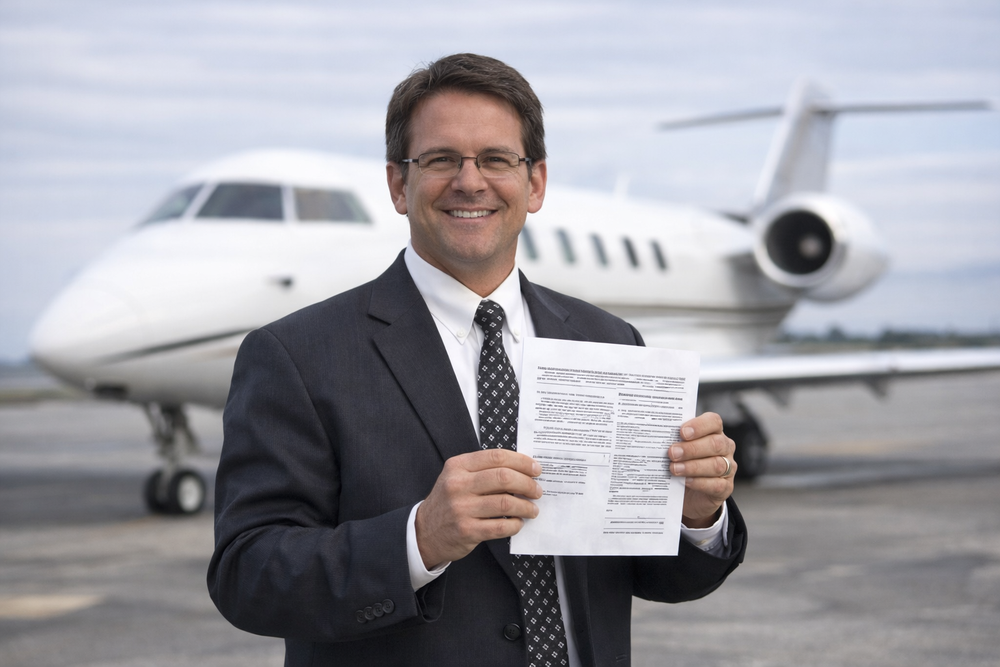
#> input picture cva exps/test.jpg.png, 1000 x 667 px, shrunk from 1536 x 1024 before the run
$ python forgery_detection.py --image test.jpg.png
#> lines starting #> are read from the running program, lines starting #| are printed output that depends on the picture; after the words box and inside, x2 and y2 are one past the last pixel; in counts of white or black regions, pixels touching at a corner belong together
import argparse
from collections import deque
from pathlib import Path

import matplotlib.pyplot as plt
import numpy as np
from PIL import Image, ImageDraw


# -----------------------------
# Image Loading and Conversion
# -----------------------------
def load_image(image_path: str) -> Image.Image:
    """Load an image from disk and convert to RGB."""
    return Image.open(image_path).convert("RGB")


def to_grayscale(image: Image.Image) -> np.ndarray:
    """Convert PIL image to a grayscale NumPy array (uint8)."""
    gray = image.convert("L")
    return np.array(gray, dtype=np.uint8)


# -----------------------------
# Point Transformations
# -----------------------------
def negative_transform(gray: np.ndarray) -> np.ndarray:
    """Apply negative transformation: s = 255 - r."""
    return 255 - gray


def contrast_adjustment(gray: np.ndarray, in_low=30, in_high=220) -> np.ndarray:
    """Simple linear contrast stretch.

    Values below in_low are clipped to 0.
    Values above in_high are clipped to 255.
    """
    gray_f = gray.astype(np.float32)
    stretched = (gray_f - in_low) * (255.0 / max(in_high - in_low, 1))
    stretched = np.clip(stretched, 0, 255)
    return stretched.astype(np.uint8)


def threshold_transform(gray: np.ndarray, threshold=130) -> np.ndarray:
    """Binary thresholding for emphasizing abrupt intensity transitions."""
    return np.where(gray >= threshold, 255, 0).astype(np.uint8)


def enhance_image(gray: np.ndarray) -> np.ndarray:
    """Combine point transformations to improve visibility.

    Strategy:
    1) Contrast adjustment to expand visible range.
    2) Mild blend with negative image to expose hidden edits.
    3) Light threshold-guided boost for abrupt transitions.
    """
    contrast = contrast_adjustment(gray)
    negative = negative_transform(gray)
    binary = threshold_transform(contrast, threshold=140)

    # Blend for visibility; values chosen for beginner-friendly behavior.
    enhanced = (0.65 * contrast + 0.25 * negative + 0.10 * binary).astype(np.float32)
    return np.clip(enhanced, 0, 255).astype(np.uint8)


# -----------------------------
# Histogram Equalization
# -----------------------------
def histogram_equalization(gray: np.ndarray) -> np.ndarray:
    """Perform histogram equalization manually using CDF."""
    hist, _ = np.histogram(gray.flatten(), bins=256, range=[0, 256])
    cdf = hist.cumsum()
    cdf_masked = np.ma.masked_equal(cdf, 0)

    # Normalize CDF to [0, 255]
    cdf_norm = (cdf_masked - cdf_masked.min()) * 255 / (cdf_masked.max() - cdf_masked.min() + 1e-9)
    cdf_final = np.ma.filled(cdf_norm, 0).astype(np.uint8)

    return cdf_final[gray]


# -----------------------------
# Edge Detection (Sobel, Prewitt)
# -----------------------------
def convolve2d(image: np.ndarray, kernel: np.ndarray) -> np.ndarray:
    """Simple 2D convolution with edge padding (for educational use)."""
    h, w = image.shape
    kh, kw = kernel.shape
    pad_h, pad_w = kh // 2, kw // 2

    padded = np.pad(image, ((pad_h, pad_h), (pad_w, pad_w)), mode="edge")
    output = np.zeros((h, w), dtype=np.float32)

    for i in range(h):
        for j in range(w):
            region = padded[i : i + kh, j : j + kw]
            output[i, j] = np.sum(region * kernel)

    return output


def gradient_magnitude(gray: np.ndarray, kx: np.ndarray, ky: np.ndarray) -> np.ndarray:
    """Compute edge magnitude from x/y gradient kernels."""
    gray_f = gray.astype(np.float32)
    gx = convolve2d(gray_f, kx)
    gy = convolve2d(gray_f, ky)
    mag = np.sqrt(gx**2 + gy**2)

    # Normalize to 0-255 for visualization and thresholding.
    mag = 255 * (mag / (mag.max() + 1e-9))
    return mag.astype(np.uint8)


def detect_edges(equalized: np.ndarray) -> tuple[np.ndarray, np.ndarray]:
    """Generate Sobel and Prewitt edge maps."""
    sobel_x = np.array([[-1, 0, 1], [-2, 0, 2], [-1, 0, 1]], dtype=np.float32)
    sobel_y = np.array([[1, 2, 1], [0, 0, 0], [-1, -2, -1]], dtype=np.float32)

    prewitt_x = np.array([[-1, 0, 1], [-1, 0, 1], [-1, 0, 1]], dtype=np.float32)
    prewitt_y = np.array([[1, 1, 1], [0, 0, 0], [-1, -1, -1]], dtype=np.float32)

    sobel = gradient_magnitude(equalized, sobel_x, sobel_y)
    prewitt = gradient_magnitude(equalized, prewitt_x, prewitt_y)
    return sobel, prewitt


# -----------------------------
# Forgery Analysis
# -----------------------------
def intensity_transition_map(equalized: np.ndarray) -> np.ndarray:
    """Estimate abrupt intensity transitions using finite differences."""
    eq = equalized.astype(np.float32)

    dx = np.zeros_like(eq)
    dy = np.zeros_like(eq)
    dx[:, 1:] = np.abs(eq[:, 1:] - eq[:, :-1])
    dy[1:, :] = np.abs(eq[1:, :] - eq[:-1, :])

    grad = np.sqrt(dx**2 + dy**2)
    grad = 255 * (grad / (grad.max() + 1e-9))
    return grad.astype(np.uint8)


def connected_components_boxes(mask: np.ndarray, min_area: int = 80) -> list[tuple[int, int, int, int]]:
    """Find connected components and return bounding boxes.

    Box format: (x_min, y_min, x_max, y_max)
    """
    h, w = mask.shape
    visited = np.zeros_like(mask, dtype=bool)
    boxes = []

    neighbors = [(-1, -1), (-1, 0), (-1, 1), (0, -1), (0, 1), (1, -1), (1, 0), (1, 1)]

    for y in range(h):
        for x in range(w):
            if mask[y, x] == 0 or visited[y, x]:
                continue

            q = deque([(y, x)])
            visited[y, x] = True

            pixels = []
            y_min = y_max = y
            x_min = x_max = x

            while q:
                cy, cx = q.popleft()
                pixels.append((cy, cx))

                y_min = min(y_min, cy)
                y_max = max(y_max, cy)
                x_min = min(x_min, cx)
                x_max = max(x_max, cx)

                for dy, dx in neighbors:
                    ny, nx = cy + dy, cx + dx
                    if 0 <= ny < h and 0 <= nx < w and not visited[ny, nx] and mask[ny, nx] != 0:
                        visited[ny, nx] = True
                        q.append((ny, nx))

            if len(pixels) >= min_area:
                boxes.append((x_min, y_min, x_max, y_max))

    return boxes


def overlay_and_boxes(
    original_rgb: np.ndarray,
    suspicious_mask: np.ndarray,
    boxes: list[tuple[int, int, int, int]],
    alpha: float = 0.45,
) -> np.ndarray:
    """Create visual output with red overlay + yellow bounding boxes."""
    base = original_rgb.astype(np.float32).copy()

    # Red overlay on suspicious pixels.
    red_layer = np.zeros_like(base)
    red_layer[..., 0] = 255

    mask_3 = np.stack([suspicious_mask > 0] * 3, axis=-1)
    base[mask_3] = (1 - alpha) * base[mask_3] + alpha * red_layer[mask_3]
    overlay_img = np.clip(base, 0, 255).astype(np.uint8)

    # Draw bounding boxes around connected suspicious regions.
    pil_overlay = Image.fromarray(overlay_img)
    draw = ImageDraw.Draw(pil_overlay)
    for x_min, y_min, x_max, y_max in boxes:
        draw.rectangle([(x_min, y_min), (x_max, y_max)], outline=(255, 255, 0), width=2)

    return np.array(pil_overlay)


def detect_forgery(
    original_rgb: np.ndarray,
    equalized: np.ndarray,
    sobel: np.ndarray,
    prewitt: np.ndarray,
    edge_threshold: int = 120,
    irregularity_threshold: int = 45,
    transition_threshold: int = 110,
    min_area: int = 90,
    overlay_alpha: float = 0.45,
) -> tuple[np.ndarray, np.ndarray, list[tuple[int, int, int, int]]]:
    """Build a suspicious mask and final highlighted visualization.

    Suspicious areas are where:
    - strong edges exist,
    - Sobel and Prewitt disagree noticeably (irregular edges), and/or
    - abrupt intensity transitions are high.
    """
    strong_edges = ((sobel > edge_threshold) | (prewitt > edge_threshold)).astype(np.uint8)
    irregular_edges = (np.abs(sobel.astype(np.int16) - prewitt.astype(np.int16)) > irregularity_threshold).astype(np.uint8)

    transitions = intensity_transition_map(equalized)
    unnatural_transitions = (transitions > transition_threshold).astype(np.uint8)

    suspicious = ((strong_edges & irregular_edges) | unnatural_transitions).astype(np.uint8)

    # Remove tiny isolated noise by keeping only components above area threshold.
    boxes = connected_components_boxes(suspicious, min_area=min_area)
    clean_mask = np.zeros_like(suspicious, dtype=np.uint8)
    for x_min, y_min, x_max, y_max in boxes:
        clean_mask[y_min : y_max + 1, x_min : x_max + 1] = np.maximum(
            clean_mask[y_min : y_max + 1, x_min : x_max + 1],
            suspicious[y_min : y_max + 1, x_min : x_max + 1],
        )

    final_img = overlay_and_boxes(original_rgb, clean_mask, boxes, alpha=overlay_alpha)
    return clean_mask * 255, final_img, boxes


# -----------------------------
# Visualization
# -----------------------------
def show_results(
    original_rgb: np.ndarray,
    enhanced: np.ndarray,
    equalized: np.ndarray,
    sobel: np.ndarray,
    prewitt: np.ndarray,
    final_highlighted: np.ndarray,
    suspicious_count: int,
) -> None:
    """Display outputs in required subplot format."""
    fig, axes = plt.subplots(2, 3, figsize=(16, 9))

    axes[0, 0].imshow(original_rgb)
    axes[0, 0].set_title("Original Image")
    axes[0, 0].axis("off")

    axes[0, 1].imshow(enhanced, cmap="gray")
    axes[0, 1].set_title("Enhanced Image (Point Transforms)")
    axes[0, 1].axis("off")

    axes[0, 2].imshow(equalized, cmap="gray")
    axes[0, 2].set_title("Equalized Image")
    axes[0, 2].axis("off")

    axes[1, 0].imshow(sobel, cmap="gray")
    axes[1, 0].set_title("Sobel Edge Map")
    axes[1, 0].axis("off")

    axes[1, 1].imshow(prewitt, cmap="gray")
    axes[1, 1].set_title("Prewitt Edge Map")
    axes[1, 1].axis("off")

    axes[1, 2].imshow(final_highlighted)
    axes[1, 2].set_title(f"Forgery Highlighted (Overlay + Boxes) | Regions: {suspicious_count}")
    axes[1, 2].axis("off")

    plt.tight_layout()
    plt.show()


# -----------------------------
# Demo + Main
# -----------------------------
# [18 lines left out: function create_demo_image, not called in this run]


def run_pipeline(
    image: Image.Image,
    edge_threshold: int,
    irregularity_threshold: int,
    transition_threshold: int,
    min_area: int,
    overlay_alpha: float,
) -> None:
    original_rgb = np.array(image.convert("RGB"), dtype=np.uint8)
    gray = to_grayscale(image)

    enhanced = enhance_image(gray)
    equalized = histogram_equalization(enhanced)
    sobel, prewitt = detect_edges(equalized)
    _, final_highlighted, boxes = detect_forgery(
        original_rgb,
        equalized,
        sobel,
        prewitt,
        edge_threshold=edge_threshold,
        irregularity_threshold=irregularity_threshold,
        transition_threshold=transition_threshold,
        min_area=min_area,
        overlay_alpha=overlay_alpha,
    )

    print(f"Suspicious regions detected: {len(boxes)}")
    if len(boxes) == 0:
        print("No suspicious region detected with current thresholds.")
        print("Try lower values: --edge-threshold 70 --irregularity-threshold 20 --transition-threshold 70")

    show_results(original_rgb, enhanced, equalized, sobel, prewitt, final_highlighted, len(boxes))


def parse_args() -> argparse.Namespace:
    parser = argparse.ArgumentParser(
        description="Mini Project: Digital Image Forgery Detection using image processing techniques"
    )
    parser.add_argument("--image", type=str, default="", help="Path to input image")
    parser.add_argument(
        "--demo",
        action="store_true",
        help="Run with an internally generated demo image containing a forged region",
    )
    parser.add_argument("--edge-threshold", type=int, default=120, help="Strong edge threshold (default: 120)")
    parser.add_argument(
        "--irregularity-threshold",
        type=int,
        default=45,
        help="Sobel-Prewitt difference threshold (default: 45)",
    )
    parser.add_argument(
        "--transition-threshold",
        type=int,
        default=110,
        help="Intensity transition threshold (default: 110)",
    )
    parser.add_argument("--min-area", type=int, default=90, help="Minimum suspicious region area (default: 90)")
    parser.add_argument(
        "--overlay-alpha",
        type=float,
        default=0.45,
        help="Overlay visibility from 0.0 to 1.0 (default: 0.45)",
    )
    return parser.parse_args()


def main() -> None:
    args = parse_args()

    if args.demo:
        image = create_demo_image()
        run_pipeline(
            image,
            edge_threshold=args.edge_threshold,
            irregularity_threshold=args.irregularity_threshold,
            transition_threshold=args.transition_threshold,
            min_area=args.min_area,
            overlay_alpha=args.overlay_alpha,
        )
        return

    if not args.image:
        raise ValueError("Please provide --image <path> or run with --demo")

    image_path = Path(args.image)
    if not image_path.exists():
        raise FileNotFoundError(f"Image not found: {image_path}")

    image = load_image(str(image_path))
#> in load_image, returned value is the input picture: PIL image 1000x667 RGB; mean R, G, B 157.4, 156.9, 163.5
    run_pipeline(
        image,
        edge_threshold=args.edge_threshold,
        irregularity_threshold=args.irregularity_threshold,
        transition_threshold=args.transition_threshold,
        min_area=args.min_area,
        overlay_alpha=args.overlay_alpha,
    )
#> in contrast_adjustment, `stretched = np.clip(stretched, 0, 255)`:
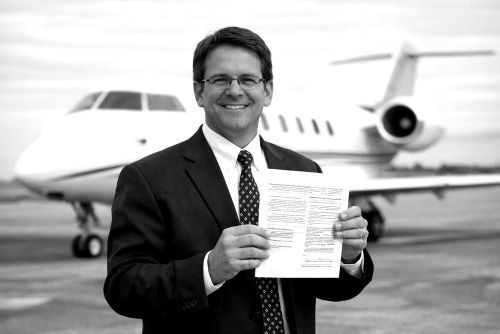
#> stretched: shape (667, 1000) float32 (shown at 1/2 size); min 0, max 255, mean 168.3
#> in negative_transform, `return 255 - gray`:
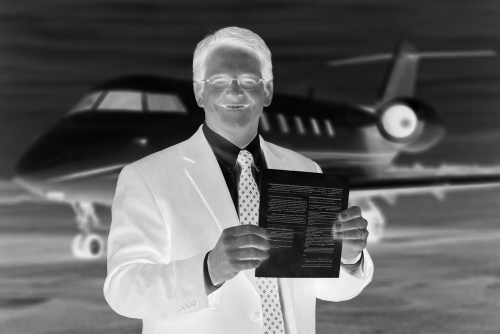
#> returned value: shape (667, 1000) (shown at 1/2 size); min 0, max 252, mean 97.2
#> in threshold_transform, `return np.where(gray >= threshold, 255, 0).astype(np.uint8)`:
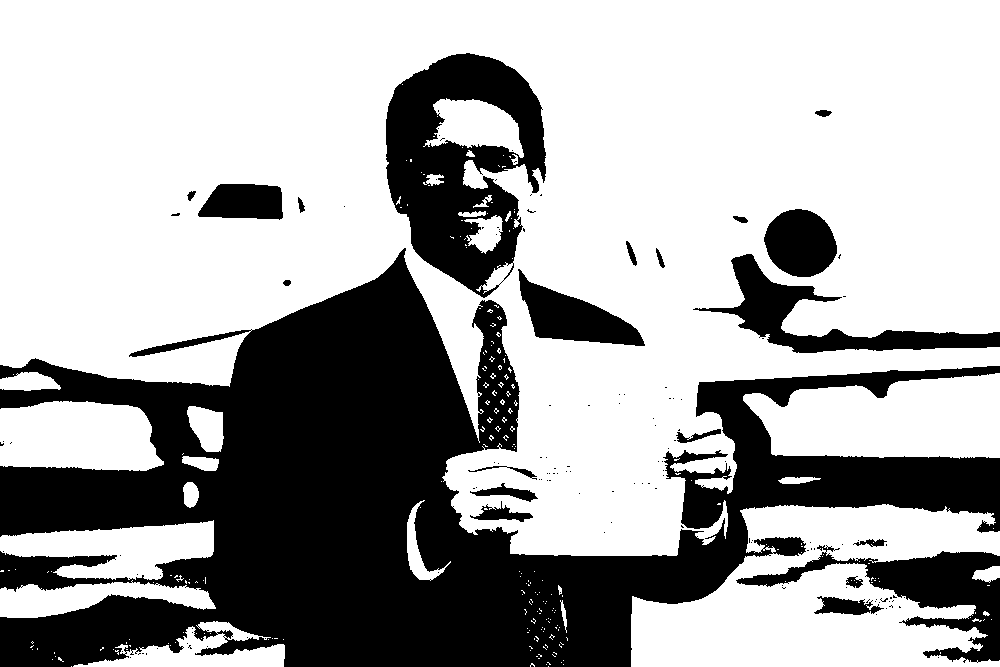
#> returned value: shape (667, 1000); 65.9% white; 139 black regions (118 under 20 px), largest, box (x1, y1, x2, y2) and area: (0, 248, 1000, 667) 175117, (386, 53, 546, 298) 21872, (736, 545, 1000, 663) 9039
#> in enhance_image, `enhanced = (0.65 * contrast + 0.25 * negative + 0.10 * binary).astype(..`:
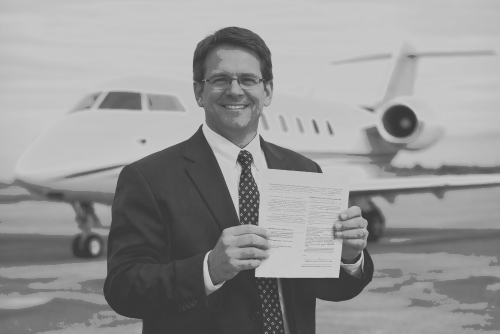
#> enhanced: shape (667, 1000) float32 (shown at 1/2 size); min 56.25, max 200, mean 150.2
#> in histogram_equalization, `hist, _ = np.histogram(gray.flatten(), bins=256, range=[0, 256])`: hist = 256 values, max 59724 at index 198, min 0 at index 0, mean 2605.5
#> in histogram_equalization, `cdf = hist.cumsum()`: cdf = 256 values from 0 to 667000
#> in histogram_equalization, `cdf_final = np.ma.filled(cdf_norm, 0).astype(np.uint8)`: cdf_final = 256 values from 0 to 254
#> in histogram_equalization, `return cdf_final[gray]`:
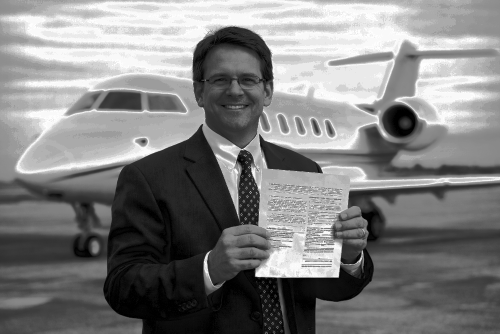
#> returned value: shape (667, 1000) (shown at 1/2 size); min 0, max 254, mean 128.1
#> after the loop in convolve2d (call 2), `for i in range(h):`:
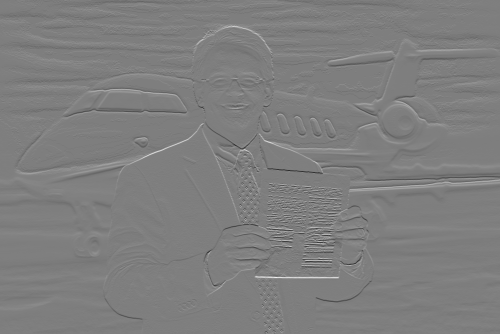
#> output: shape (667, 1000) float32 (shown at 1/2 size); min -921, max 932, mean 1.4; drawn with min black and max white
#> in detect_forgery, `unnatural_transitions = (transitions > transition_threshold).astype(np..`:
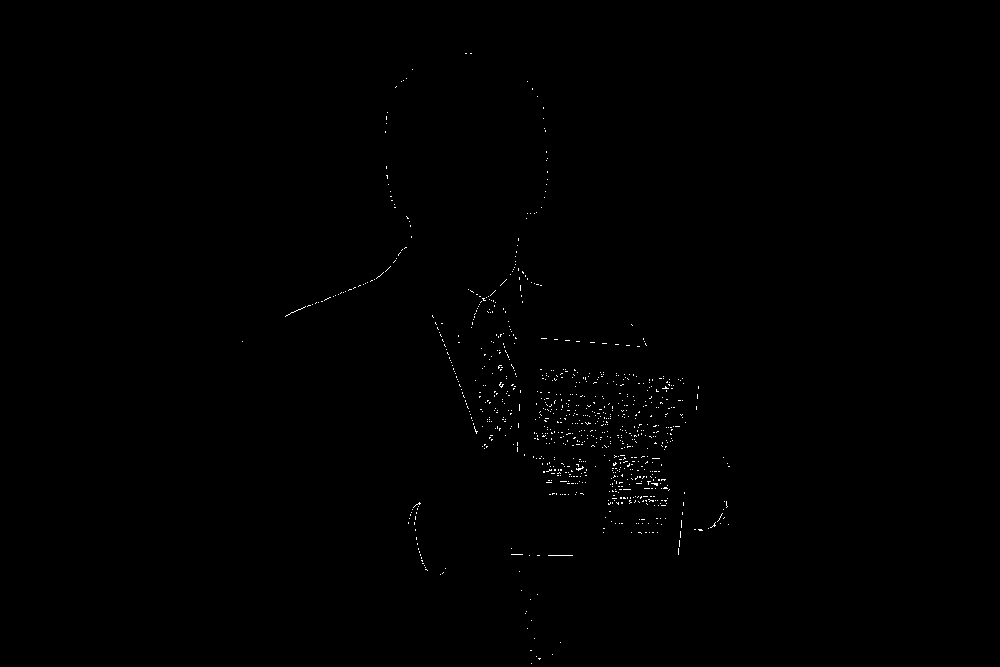
#> unnatural_transitions: shape (667, 1000); values 0 (black) and 1 (white), 0.28% white in thin lines or dots, all inside (x1, y1, x2, y2) = (242, 53, 730, 664)
#> in detect_forgery, `boxes = connected_components_boxes(suspicious, min_area=min_area)`: boxes = []
#| Suspicious regions detected: 0


if __name__ == "__main__":
    main()
